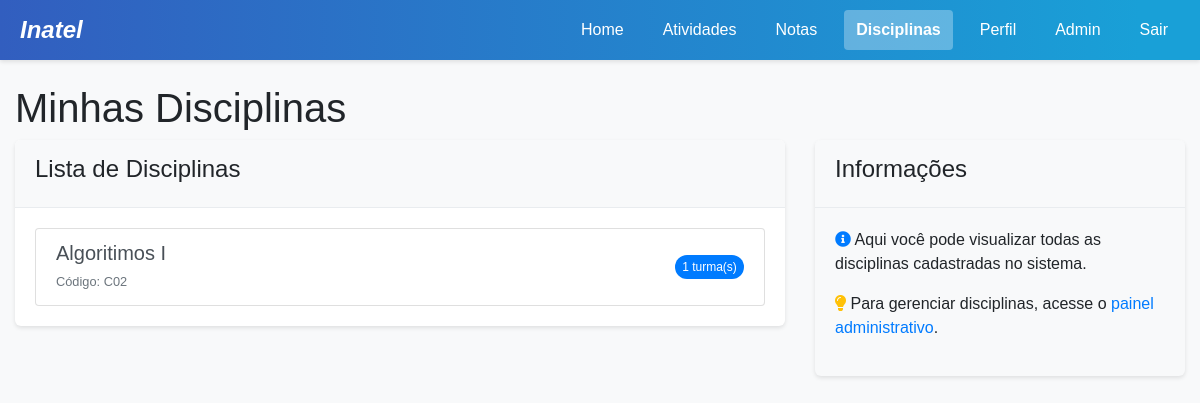
The app's page /disciplinas/ (signed in), older data.
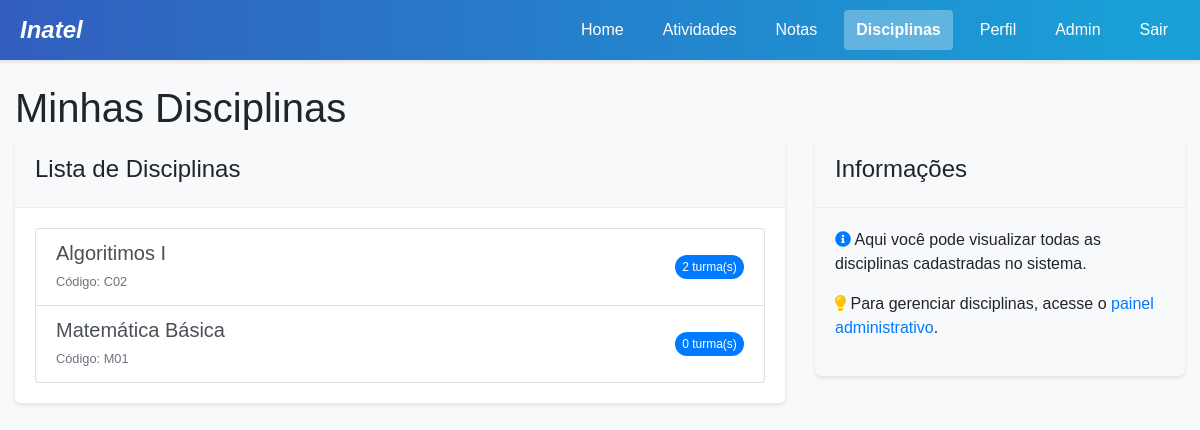
The same page, newer data.
### project/models.py (models this page shows, shortened)
class Disciplina(models.Model):
    id = models.AutoField(primary_key=True)
    nome = models.CharField(max_length=100)
    codigo = models.CharField(max_length=20)
    curso = models.ForeignKey(Curso, on_delete=models.CASCADE, related_name='disciplinas')

### project/views.py (the view)
    def wrapper(request, *args, **kwargs):
        if 'user_type' not in request.session or 'user_id' not in request.session:
            messages.error(request, "Você precisa estar logado para acessar esta página.")
            return redirect('login')
        user_type = request.session['user_type']
        user_id = request.session['user_id']
        try:
            if user_type == 'aluno':
                Aluno.objects.get(idAluno=user_id)
            elif user_type == 'professor':
                Professor.objects.get(idProfessor=user_id)
            elif user_type == 'coordenador':
                Coordenador.objects.get(id=user_id)
            elif user_type == 'admin':
                from .models import Admin
                Admin.objects.get(id=user_id)
            else:
                messages.error(request, "Tipo de usuário não reconhecido.")
                request.session.flush()
                return redirect('login')
        except Exception:
            messages.error(request, "Sua sessão expirou ou é inválida. Por favor, faça login novamente.")
            request.session.flush()
            return redirect('login')
        return view_func(request, *args, **kwargs)

### project/context_processors.py (called while the page is built)
def user_data(request):
    context = {
        'user_type': request.session.get('user_type'),
        'user_id': request.session.get('user_id'),
        'username': request.session.get('username'),
    }
    if 'user_type' in request.session:
        notificacoes = obter_notificacoes_usuario(request)
        context['notificacoes_nao_lidas'] = notificacoes.filter(lida=False)
        context['notificacoes_count'] = context['notificacoes_nao_lidas'].count()
    return context

### project/utils.py (called while the page is built)
def obter_notificacoes_usuario(request):
    from .models import Notificacao, Aluno, Professor, Coordenador, Admin
    user_type = request.session.get('user_type')
    user_id = request.session.get('user_id')
    if not user_type or not user_id:
        return Notificacao.objects.none()
    if user_type == 'aluno':
        return Notificacao.objects.filter(aluno_id=user_id)
    elif user_type == 'professor':
        return Notificacao.objects.filter(professor_id=user_id)
    elif user_type == 'coordenador':
        return Notificacao.objects.filter(coordenador_id=user_id)
    elif user_type == 'admin':
        return Notificacao.objects.filter(admin_id=user_id)
    return Notificacao.objects.none()

### project/templates/disciplinas.html (shortened to what this page needs)
<!DOCTYPE html>
<html lang="pt-br">
<head>
    {% load static %}
    <link rel="stylesheet" href="https://stackpath.bootstrapcdn.com/bootstrap/4.5.2/css/bootstrap.min.css">
    <link rel="stylesheet" href="{% static 'css/main.css' %}">
    <link rel="stylesheet" href="https://cdnjs.cloudflare.com/ajax/libs/font-awesome/5.15.3/css/all.min.css">
</head>
<body>
    <div class="header">
        <p class="logo"><em>Inatel</em></p>
        <div class="links">
            <a href="{% url 'home' %}">Home</a>
            <a href="{% url 'atividades' %}">Atividades</a>
            <a href="{% url 'notas' %}">Notas</a>
            <a href="{% url 'disciplinas' %}" class="active">Disciplinas</a>
            <a href="{% url 'perfil' %}">Perfil</a>
            {% if user_type == 'admin' %}
                <a href="{% url 'admin_dashboard' %}">Admin</a>
            {% endif %}
            <a href="{% url 'logout' %}">Sair</a>
        </div>
    </div>
    <div class="container mt-4">
        <h1>Minhas Disciplinas</h1>
        <div class="row">
            <div class="col-md-8">
                <div class="card">
                    <div class="card-header">
                        <h4>Lista de Disciplinas</h4>
                    </div>
                    <div class="card-body">
                        {% if disciplinas %}
                            <div class="list-group">
                                {% for disciplina in disciplinas %}
                                    <a href="{% url 'disciplina_detalhe' disciplina.id %}" class="list-group-item list-group-item-action d-flex justify-content-between align-items-center">
                                        <div>
                                            <h5 class="mb-1">{{ disciplina.nome }}</h5>
                                            <small class="text-muted">Código: {{ disciplina.codigo }}</small>
                                        </div>
                                        <div>
                                            <span class="badge badge-primary badge-pill">{{ disciplina.turmas.count }} turma(s)</span>
                                        </div>
                                    </a>
                                {% endfor %}
                            </div>
                        {% else %}
                            <div class="alert alert-info">
                                <p>Você não está matriculado em nenhuma disciplina.</p>
                            </div>
                        {% endif %}
                    </div>
                </div>
            </div>
            <div class="col-md-4">
                <div class="card bg-light">
                    <div class="card-header">
                        <h4>Informações</h4>
                    </div>
                    <div class="card-body">
                        {% if user_type == 'aluno' %}
                            <p>
                                <i class="fas fa-info-circle text-primary"></i>
                                Aqui você pode visualizar todas as disciplinas em que está matriculado.
                            </p>
                            <p>
                                <i class="fas fa-lightbulb text-warning"></i>
                                Clique em uma disciplina para ver detalhes e atividades.
                            </p>
                        {% elif user_type == 'admin' %}
                            <p>
                                <i class="fas fa-info-circle text-primary"></i>
                                Aqui você pode visualizar todas as disciplinas cadastradas no sistema.
                            </p>
                            <p>
                                <i class="fas fa-lightbulb text-warning"></i>
                                Para gerenciar disciplinas, acesse o <a href="{% url 'admin_disciplines' %}">painel administrativo</a>.
                            </p>
                        {% endif %}
                    </div>
                </div>
            </div>
        </div>
    </div>
</body>
</html>

Row changes from the older to the newer data that the page shows:
computed for Disciplina "Algoritimos I": turmas.count "1" → "2"
added Disciplina: nome "Matemática Básica", codigo "M01", turmas.count "0"
